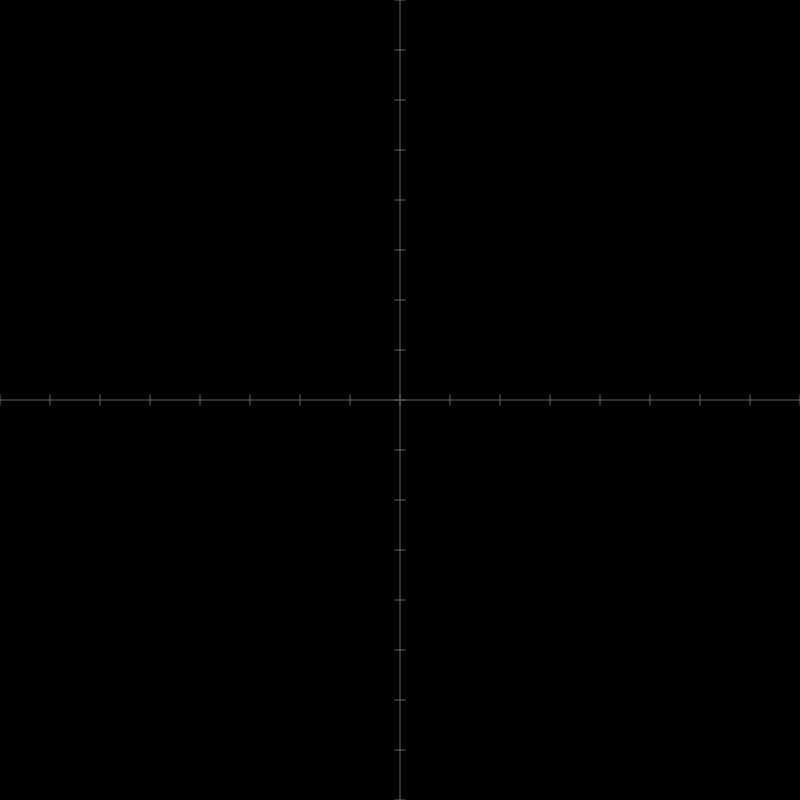
Frame 1 (no input)
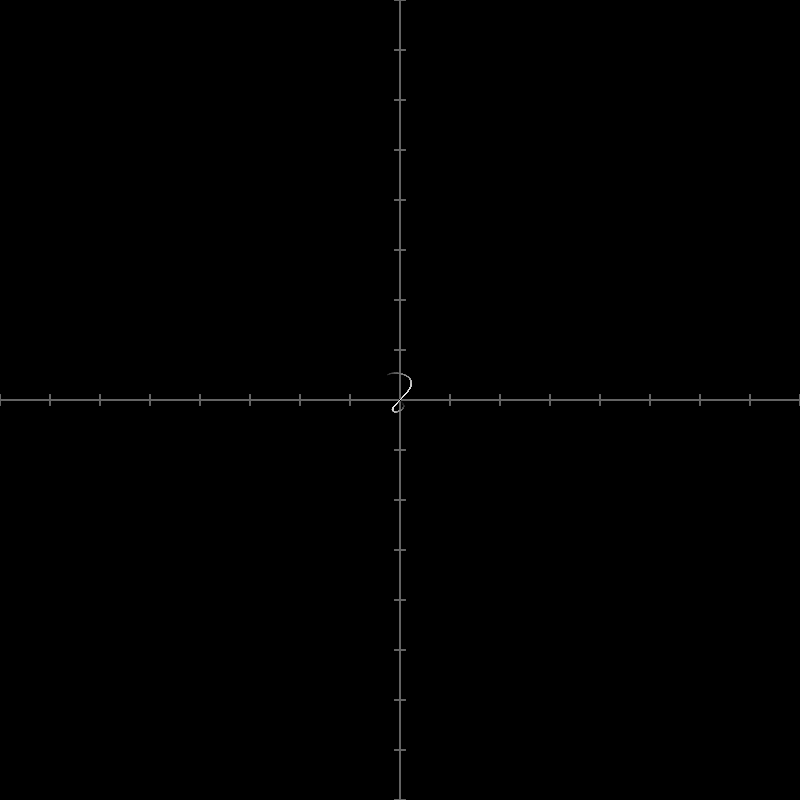
Frame 60 (no input)
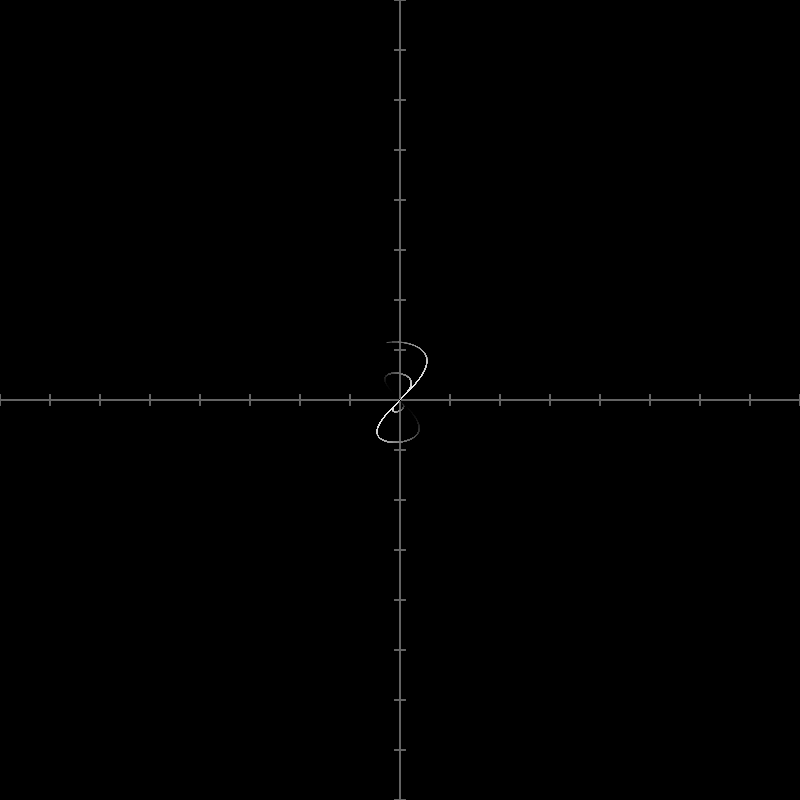
Frame 120 (the mouse pressed at the canvas centre since frame 60)

The p5.js sketch that drew these frames (run headless with seeded random() and noise() and a simulated clock; from frame 60 on, the mouse is pressed at the canvas centre):

// p5.js sketch
// ── sketch.js
// Description and date
// Draw a parabola


let x;
let y;
let xOld;
let yOld;
let tMin = -10;
let tMax = -10;
let tStep = .1;
//Transformation
xCenter = 400;
yCenter = 400;
xScale = 50;
yScale = -50;
const xEq = t => cos(t)*(1+t/10)*sin(t);
const yEq = t => sin(t)*(1+t/10);

function setup() {
	createCanvas(800, 800);
	noiseSeed(millis());
	fill(128, 128, 128);
	background(0);
	stroke(50);
}

function draw() {
	xOld = xEq(tMin);
	yOld = yEq(tMin);
	//Draw Origin
	stroke(100);
	line(xCenter-500, yCenter, xCenter+500, yCenter)
	line(xCenter, yCenter-500, xCenter, yCenter+500)
	for (let i = -50; i < 50; i++){
		line(xCenter - i*xScale, yCenter-5, xCenter - i*xScale, yCenter+5)
		line(xCenter - 5, yCenter - i*yScale, xCenter + 5, yCenter - i*yScale)
	}
	//Draw curve
	stroke(255);
	for (let t = tMin ; t < tMax ; t += tStep){
		stroke((cos(t/1)+1)*120);
		x = xEq(t);
		y = yEq(t);
		line(xOld*xScale + xCenter, yOld*yScale + yCenter, 
			 x*xScale + xCenter,    y*yScale + yCenter);
		xOld = x;
		yOld = y;
	}
	tMax+=tStep;
}
